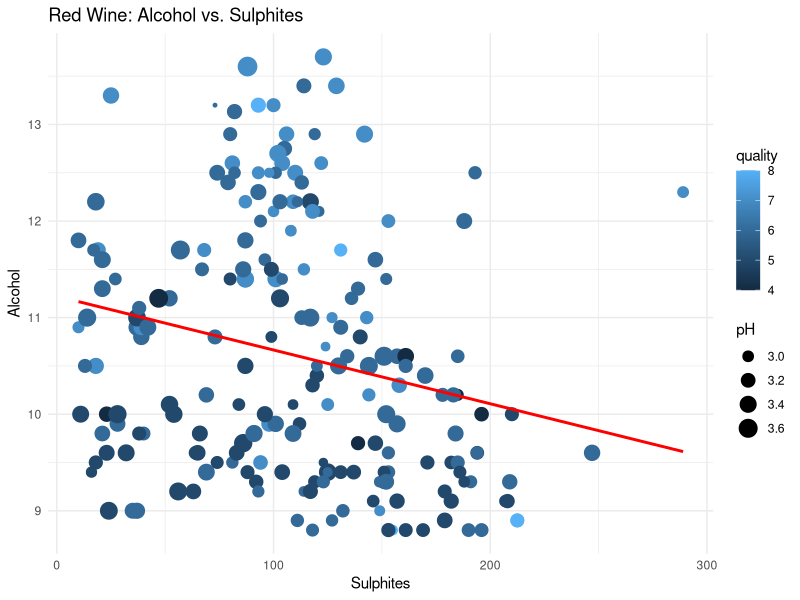
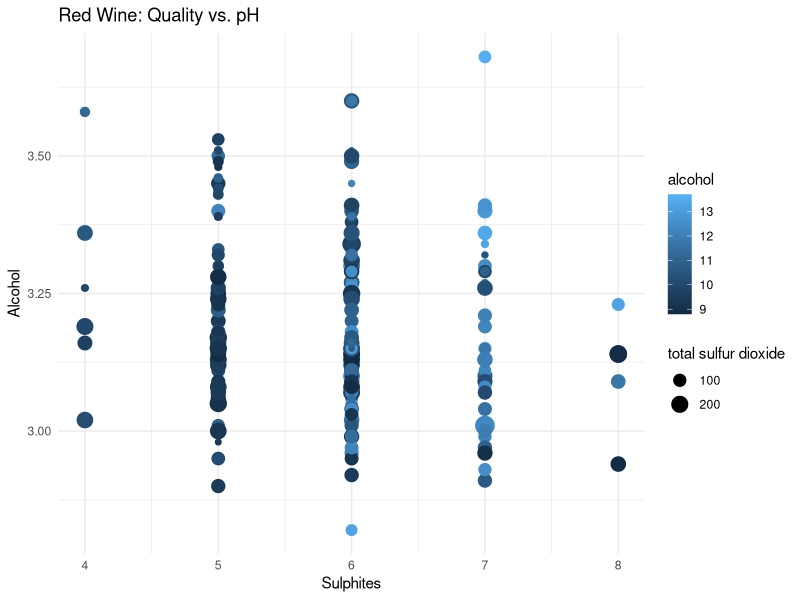
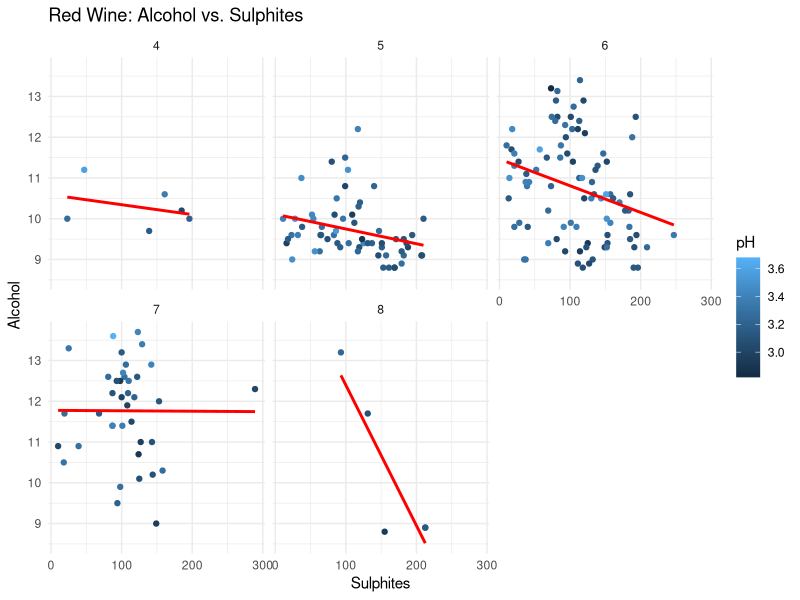
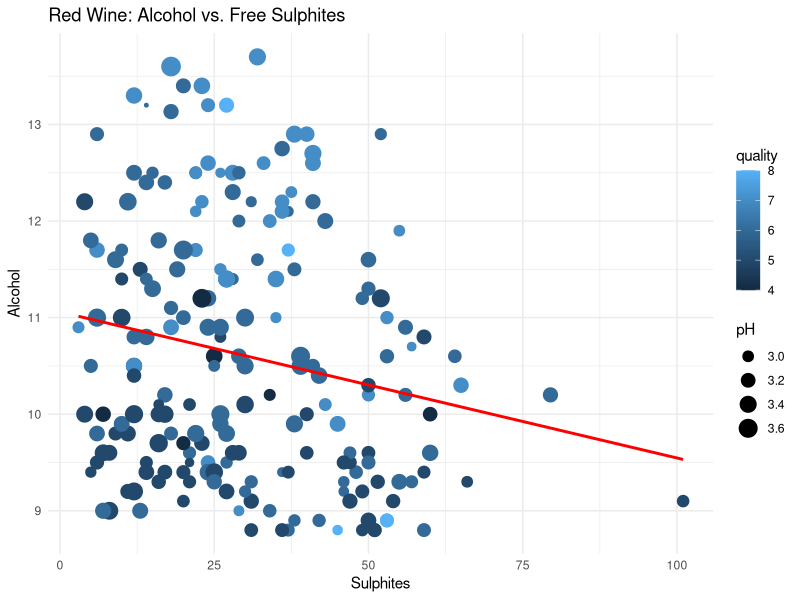
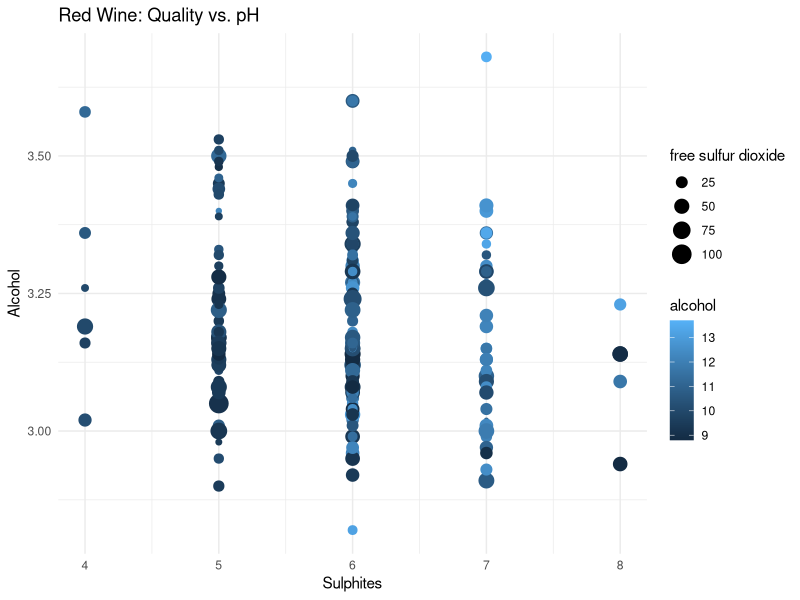
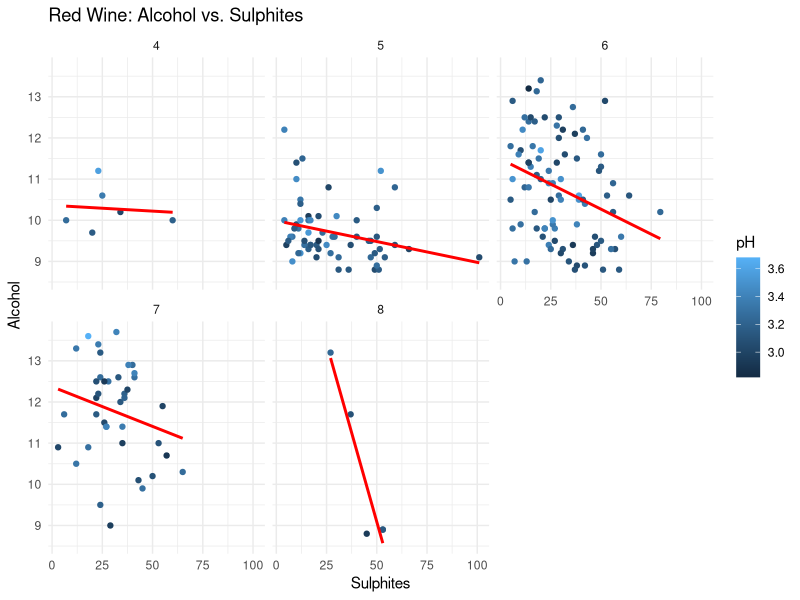

Write R code to recreate these figures, in order.
#Amanda Polarolo
# Vincent Cifone
##########################
###Creation of a Multi-linear model for Alcohol, pH and Sulphites with respect to Quality

setwd("C:/Users/Amanda/Documents/GitHub/STAT383_Final")  
# Access to ggplot data visualization
install.packages("ggplot2")         
library(ggplot2)

#Access Dataset's
install.packages("readxl")         
library(readxl)

# Clean Console and Environment
rm(list = ls())
cat("\f")

# Local access to datasets
WineProperties_Red <- read_excel("RedWine_DataSet.xlsx")

##### Get Random Sample of 500 red wines
#Seed for random number generator using pseudo-random number generation which is sufficiently random for our purposes
set.seed(5678)

#Find indexes of the 500 random elements
randomIndexes <- sample(seq_len(nrow(WineProperties_Red)), 200, replace = FALSE)

#Get random data from random index (can choose which data to set after ",")
redWineRandom <- WineProperties_Red[randomIndexes, ]
#####


#------------------------------------------------------------------------------------------------#
#Total Sulfur Dioxide#

# Creation of linear models -- Quality VS alcohol~~~~~~~~~~~~~~~~~~~~~~~~~~~~~~~~~~~~~~~~~~~~~~~~~~~~~~~~~~~~~~
red_alc_pH_sulphites_mlr <- lm(quality ~ alcohol + pH + `total sulfur dioxide`, data = redWineRandom)
print(summary(red_alc_pH_sulphites_mlr))

# Scatter Plot: Alcohol Vs. Sulphites
ggplot(redWineRandom, aes(x=`total sulfur dioxide` , y=alcohol, col=quality)) +
  geom_point(aes(size=pH)) +
  geom_smooth(method='lm', se=FALSE, color="red") +
  theme_minimal() +
  labs(title="Red Wine: Alcohol vs. Sulphites", x="Sulphites",y="Alcohol")

# Scatter Plot: Alcohol Vs. Sulphites
ggplot(redWineRandom, aes(x=quality , y=pH, col=alcohol)) +
  geom_point(aes(size=`total sulfur dioxide`)) +
  theme_minimal() +
  labs(title="Red Wine: Quality vs. pH", x="Sulphites",y="Alcohol")

# Scatter Plot: Alcohol Vs. Sulphites
ggplot(redWineRandom, aes(x=`total sulfur dioxide` , y=alcohol, col=pH)) +
  geom_point() +
  geom_smooth(method='lm', se=FALSE, color="red") +
  facet_wrap(~quality) +
  theme_minimal() +
  labs(title="Red Wine: Alcohol vs. Sulphites", x="Sulphites",y="Alcohol")

#------------------------------------------------------------------------------------------------#
#Free Sulfur Dioxide#

# Creation of linear models -- Quality VS alcohol~~~~~~~~~~~~~~~~~~~~~~~~~~~~~~~~~~~~~~~~~~~~~~~~~~~~~~~~~~~~~~
red_alc_pH_sulphites_mlr <- lm(quality ~ alcohol + pH + `free sulfur dioxide`, data = redWineRandom)
print(summary(red_alc_pH_sulphites_mlr))

# Scatter Plot: Alcohol Vs. Free Sulphites
ggplot(redWineRandom, aes(x=`free sulfur dioxide` , y=alcohol, col=quality)) +
  geom_point(aes(size=pH)) +
  geom_smooth(method='lm', se=FALSE, color="red") +
  theme_minimal() +
  labs(title="Red Wine: Alcohol vs. Free Sulphites", x="Sulphites",y="Alcohol")

# Scatter Plot: Alcohol Vs. Free Sulphites
ggplot(redWineRandom, aes(x=quality , y=pH, col=alcohol)) +
  geom_point(aes(size=`free sulfur dioxide`)) +
  theme_minimal() +
  labs(title="Red Wine: Quality vs. pH", x="Sulphites",y="Alcohol")

# Scatter Plot: Alcohol Vs. Free Sulphites
ggplot(redWineRandom, aes(x=`free sulfur dioxide` , y=alcohol, col=pH)) +
  geom_point() +
  geom_smooth(method='lm', se=FALSE, color="red") +
  facet_wrap(~quality) +
  theme_minimal() +
  labs(title="Red Wine: Alcohol vs. Sulphites", x="Sulphites",y="Alcohol")
